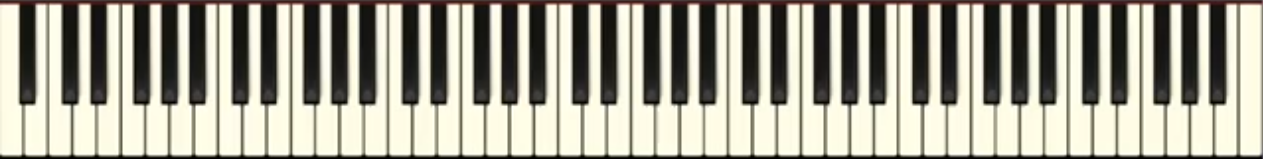
#> input picture media/FirstFrame.png, 1263 x 159 px; its folder holds 3 pictures in this run
$ jupyter execute --allow-errors test-scan.ipynb   (shell and % lines are left out)   (older library calls are emulated)
#> lines starting #> are read from the running program, lines starting #| are printed output that depends on the picture; after the words box and inside, x2 and y2 are one past the last pixel; in counts of white or black regions, pixels touching at a corner belong together
### utils/preprocessing.py
import numpy as np
import ffmpy
from ffmpy import FFmpeg
import cv2
import os
import math
import matplotlib.pyplot as plt
import matplotlib.patches as patches
import matplotlib.image as mpimg
import argparse

frame_interval = 3  # gather only every x num frames


# [53 lines left out: functions get_and_rectify_frames, rectify_first, rectify_other, not called in this run]


def getBinaryImages(base_img):
    img_grey = cv2.cvtColor(base_img, cv2.COLOR_RGB2GRAY)
    thresh, img_binary = cv2.threshold(img_grey, 128, 255, cv2.THRESH_BINARY | cv2.THRESH_OTSU)

    # Apply Sobel first, then thresholding to binarize image
    img_sobel = sobel(base_img)
    thresh, img_binary_sobel = cv2.threshold(img_sobel, 128, 255, cv2.THRESH_BINARY | cv2.THRESH_OTSU)
    return img_binary_sobel, img_binary


# adapted from https://github.com/abidrahmank/OpenCV2-Python/blob/master/Official_Tutorial_Python_Codes/3_imgproc/sobel.py
def sobel(img):
    scale = 1
    delta = 0
    ddepth = cv2.CV_16S

    img = cv2.GaussianBlur(img, (3, 3), 0)
    gray = cv2.cvtColor(img, cv2.COLOR_BGR2GRAY)
    # Gradient-X
    grad_x = cv2.Sobel(gray, ddepth, 1, 0, ksize=3, scale=scale, delta=delta, borderType=cv2.BORDER_DEFAULT)
    # Gradient-Y
    grad_y = cv2.Sobel(gray, ddepth, 0, 1, ksize=3, scale=scale, delta=delta, borderType=cv2.BORDER_DEFAULT)
    abs_grad_x = cv2.convertScaleAbs(grad_x)  # converting back to uint8
    abs_grad_y = cv2.convertScaleAbs(grad_y)
    dst = cv2.addWeighted(abs_grad_x, 0.5, abs_grad_y, 0.5, 0)
    return dst

### test-scan.ipynb
[cell 1]
import cv2
import os


images_dir = "media"
base_img_name = "FirstFrame.png"

base_img = cv2.imread(os.path.join(images_dir, base_img_name))
#> base_img is the input picture: shape (159, 1263, 3); mean B, G, R 148.7, 162.8, 165.2

img_grey = cv2.cvtColor(base_img, cv2.COLOR_RGB2GRAY)
thresh, img_binary = cv2.threshold(img_grey, 128, 255, cv2.THRESH_BINARY | cv2.THRESH_OTSU)
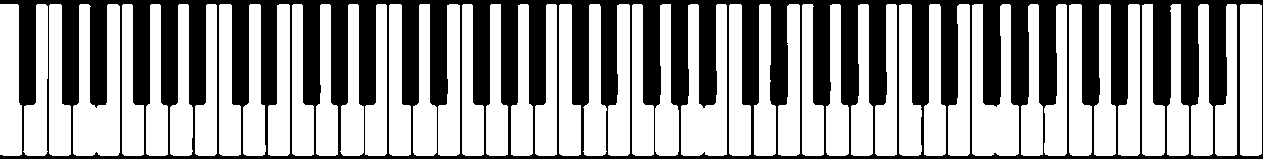
#> img_binary: shape (159, 1263); 60.3% white; 1 black region, box (x1, y1, x2, y2) and area: (0, 0, 1263, 159) 79670
#> thresh = 139

[cell 2]
cv2.imshow("test",img_binary)

[cell 3]
cv2.destroyAllWindows()

[cell 4]
from matplotlib import pyplot as plt
plt.imshow(img_binary,cmap='gray')
plt.show()

[cell 5]
plt.imshow(base_img)
plt.show()

[cell 6]
import cv2
import os
import numpy as np
from utils import preprocessing, key_detection


images_dir = "media"
base_img_name = "FirstFrame.png"

base_img = cv2.imread(os.path.join(images_dir, "cropped.png"))
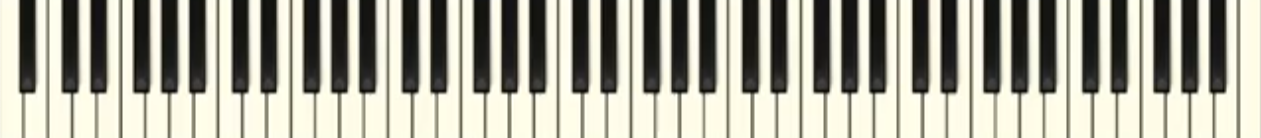
#> input picture media/cropped.png, 2522 x 276 px (shown at 1/2 size)
#> base_img is the input picture: shape (276, 2522, 3); mean B, G, R 155.2, 168.5, 169.8
binary_rectified_sobel, binary_rectified = preprocessing.getBinaryImages(base_img)
#> in getBinaryImages, `thresh, img_binary = cv2.threshold(img_grey, 128, 255, cv2.THRESH_BINA..`:
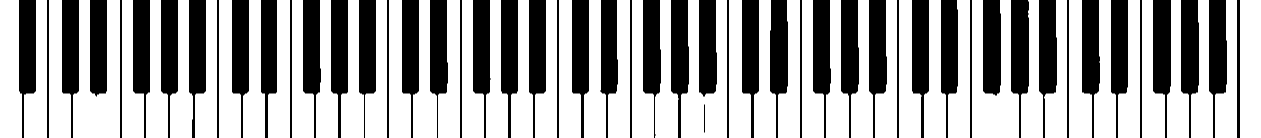
#> img_binary: shape (276, 2522) (shown at 1/2 size); 62.6% white; 52 black regions, largest, box (x1, y1, x2, y2) and area: (2306, 0, 2342, 276) 7056, (1342, 0, 1378, 276) 7032, (2022, 0, 2058, 276) 7022
#> in getBinaryImages, `thresh, img_binary = cv2.threshold(img_grey, 128, 255, cv2.THRESH_BINA..`: thresh = 141
#> in sobel, `grad_x = cv2.Sobel(gray, ddepth, 1, 0, ksize=3, scale=scale, delta=del..`:
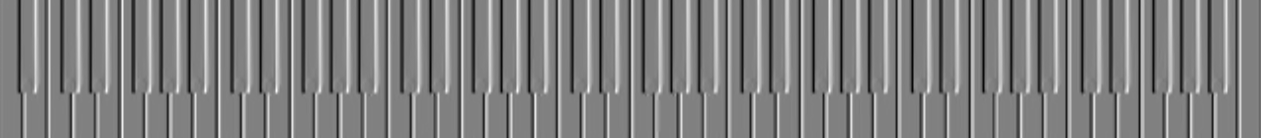
#> grad_x: shape (276, 2522) int16 (shown at 1/2 size); min -376, max 369, mean -0.1; drawn with min black and max white
#> in sobel, `grad_y = cv2.Sobel(gray, ddepth, 0, 1, ksize=3, scale=scale, delta=del..`:
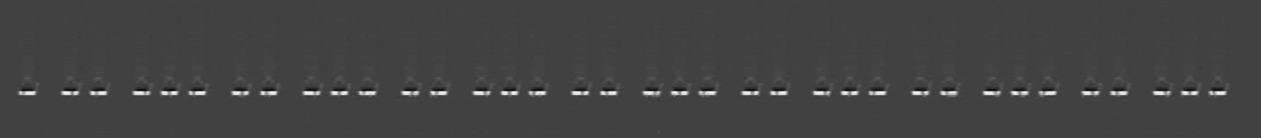
#> grad_y: shape (276, 2522) int16 (shown at 1/2 size); min -99, max 285, mean 2.9; drawn with min black and max white
#> in sobel, `abs_grad_y = cv2.convertScaleAbs(grad_y)`:
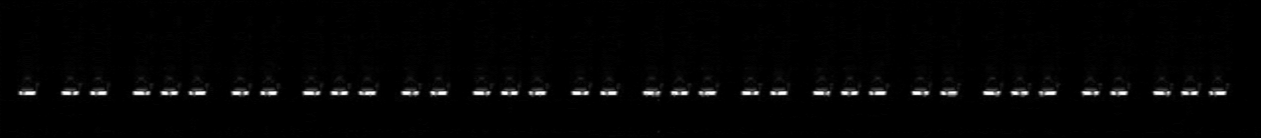
#> abs_grad_y: shape (276, 2522) (shown at 1/2 size); min 0, max 255, mean 4.2
#> in sobel, `dst = cv2.addWeighted(abs_grad_x, 0.5, abs_grad_y, 0.5, 0)`:
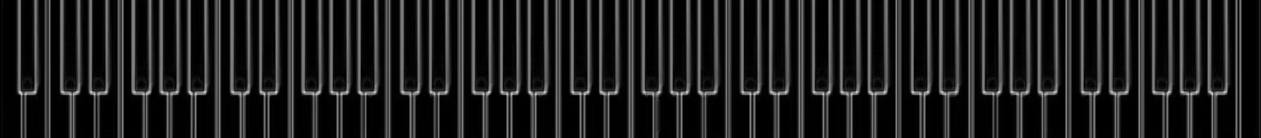
#> dst: shape (276, 2522) (shown at 1/2 size); min 0, max 223, mean 31.1
#> in getBinaryImages, `thresh, img_binary_sobel = cv2.threshold(img_sobel, 128, 255, cv2.THRE..`:
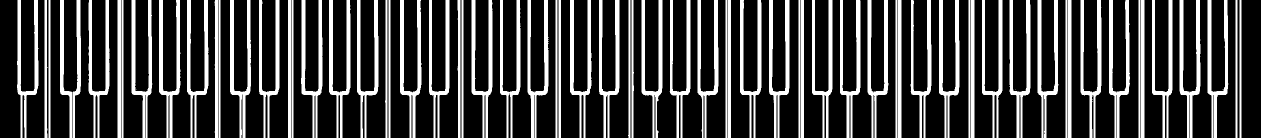
#> img_binary_sobel: shape (276, 2522) (shown at 1/2 size); 25.3% white; 70 white regions (3 under 20 px), largest, box (x1, y1, x2, y2) and area: (2359, 0, 2401, 276) 4041, (1538, 0, 1579, 276) 3977, (800, 0, 843, 276) 3958
#> in getBinaryImages, `thresh, img_binary_sobel = cv2.threshold(img_sobel, 128, 255, cv2.THRE..`: thresh = 53
canny = cv2.Canny(base_img, 120,200)
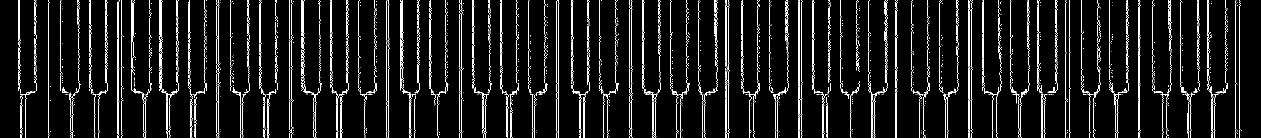
#> canny: shape (276, 2522) (shown at 1/2 size); 5.8% white in thin lines or dots
thresh, eroded = cv2.threshold(canny, 128, 255, cv2.THRESH_BINARY | cv2.THRESH_OTSU)
#> thresh = 0
#eroded = cv2.dilate(canny, cv2.getStructuringElement(cv2.MORPH_ERODE, (5,5)))

cv2.imshow("sobel", binary_rectified_sobel)
imheight = base_img.shape[0]
#> imheight = 276
im_bottom = binary_rectified_sobel[int(imheight - (imheight / 5)):imheight, :]
im_botton_canny = canny[int(imheight - (imheight / 5)):imheight, :]

lines = cv2.HoughLinesP(im_botton_canny, rho=0.2, theta=np.pi/2, threshold=5, minLineLength=40)
#> lines = 57 rows, first 6: [537, 47, 537, 0], [1361, 42, 1361, 0], [1551, 40, 1551, 0], [1023, 53, 1023, 6], [2131, 55, 2131, 0], [1307, 43, 1307, 0]
cv2.imshow("bottom", im_botton_canny)
print(im_bottom.shape[0])
#| 56

new_lines = [l[0] for l in lines]
#> new_lines = 57 items, first 6: [537, 47, 537, 0], [1361, 42, 1361, 0], [1551, 40, 1551, 0], [1023, 53, 1023, 6], [2131, 55, 2131, 0], [1307, 43, 1307, 0]
line_img = im_bottom.copy()
for line in new_lines:
    leftx, boty, rightx, topy = line
    line_img = cv2.line(line_img, (leftx, boty), (rightx,topy), (0,0,255), 6)
#> this loop made 57 passes
#> (leftx, boty, rightx, topy) on passes 1 to 12: (537, 47, 537, 0), (1361, 42, 1361, 0), (1551, 40, 1551, 0), (1023, 53, 1023, 6), (2131, 55, 2131, 0), (1307, 43, 1307, 0), (1117, 46, 1117, 0), (773, 42, 773, 0), (1305, 41, 1305, 0), (875, 41, 875, 0), (1499, 55, 1499, 0), (1743, 55, 1743, 0)

plt.imshow(line_img)
plt.show()
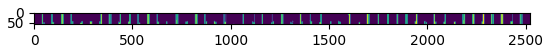
#> figure drawn by matplotlib, 1 panel

[cell 7]
import music21 as music

music.environment.set("lilypondPath", "C:\\Program Files (x86)\\lilypond\\bin\\lilypond.exe")
#> (this line was passed over: music21 is not available in this run)

[cell 8]
# Define your list of music notes (pitch, start time, duration)
music_notes = [
    ("C4", 0.0, 4.1),  # Example note 1: C4 starting at 0.0 seconds, lasts 2.0 seconds
    ("E4", 1, 3.02),  # Example note 2: E4 starting at 1.0 second, lasts 1.5 seconds (overlapping)
    ("G4", 2.01, 2.2)   # Example note 3: G4 starting at 2.0 seconds, lasts 2.0 seconds


]

# Create a Stream object
#> (the rest of this cell did not finish here and is left out)

[cell 9]
import logging
logging.basicConfig()
logging.getLogger().setLevel(logging.DEBUG)
logging.getLogger('foo').debug('bah')
logging.getLogger().setLevel(logging.INFO)
test = logging.getLogger('foo')
record = test.makeRecord("self.name", logging.INFO, "", 0, "title", (), None)
formatted_title = test.parent.handlers[0].format(record)
#> (the rest of this cell did not finish here and is left out)

[cell 10]
import music21
music21.environment.set("lilypondPath", "C:\\Program Files (x86)\\lilypond\\bin\\lilypond.exe")
#> (this line was passed over: music21 is not available in this run)
#> (the rest of this cell did not finish here and is left out)

#> (a cell that did not finish here is left out)

[cell 12]
import subprocess

subprocess.run(["C:\\Users\\simon\\Downloads\\MidiSheetMusic-2.6.2.exe", "./test.mid"])
#> (this line was passed over: subprocess is not available in this run)

[cell 13]
from music21 import *

# Define your list of music notes (pitch, start time, duration)
music_notes = [
    ("C4", 0.0, 4.0),  # Example note 1: C4 starting at 0.0 seconds, lasts 2.0 seconds
    ("E4", 1.0, 3.0),  # Example note 2: E4 starting at 1.0 second, lasts 1.5 seconds (overlapping)
    ("G4", 2.0, 2.0)   # Example note 3: G4 starting at 2.0 seconds, lasts 2.0 seconds


]

# Create a list to hold streams
streams = []

# Iterate through the list of music notes
#> (the rest of this cell did not finish here and is left out)

[cell 14]
import dill
import music21

#> (a cell that did not finish here is left out)

#> (a cell that did not finish here is left out)

#> (a cell that did not finish here is left out)

#> (a cell that did not finish here is left out)

#> (a cell that did not finish here is left out)

[cell 20]
import music21

[cell 21]
music21.environment.set("lilypondPath", "C:\\Users\\duva7214\\Documents\\Private\\Programs\\lilypond-2.24.3\\bin\\lilypond.exe")
#> (this line was passed over: music21 is not available in this run)
